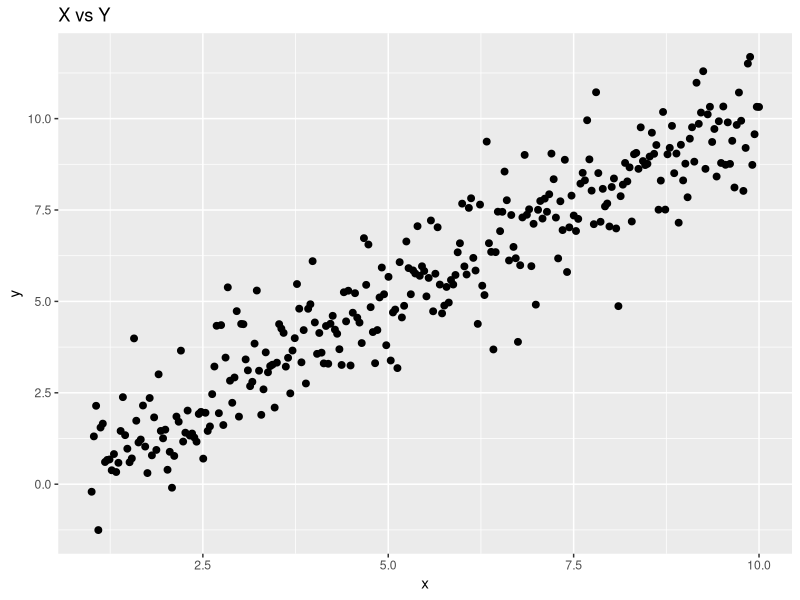
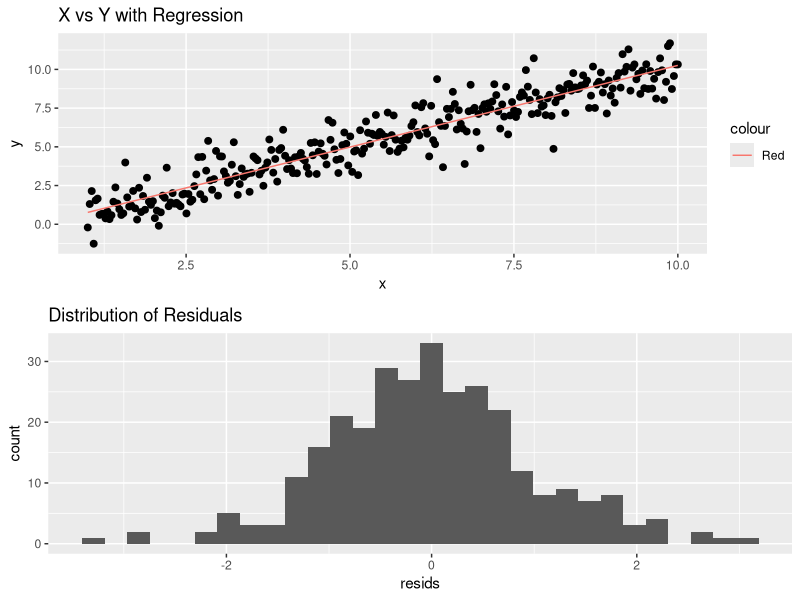
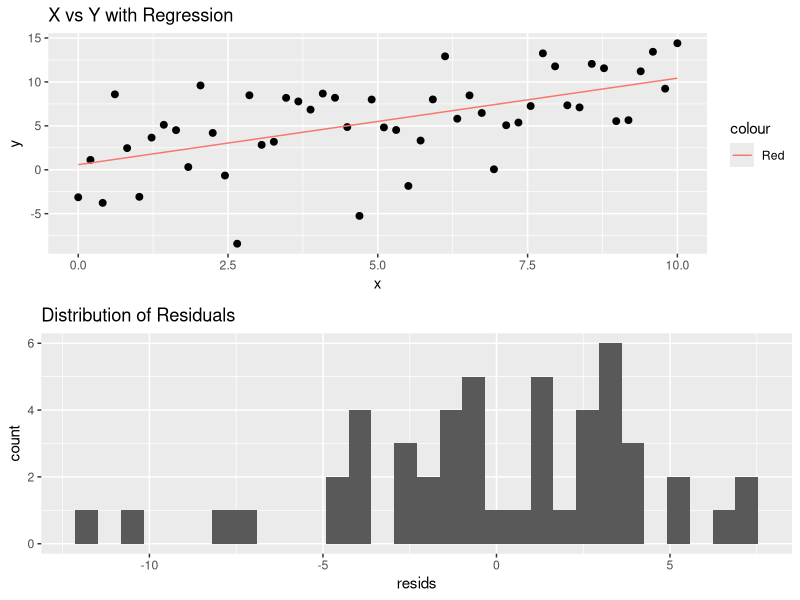
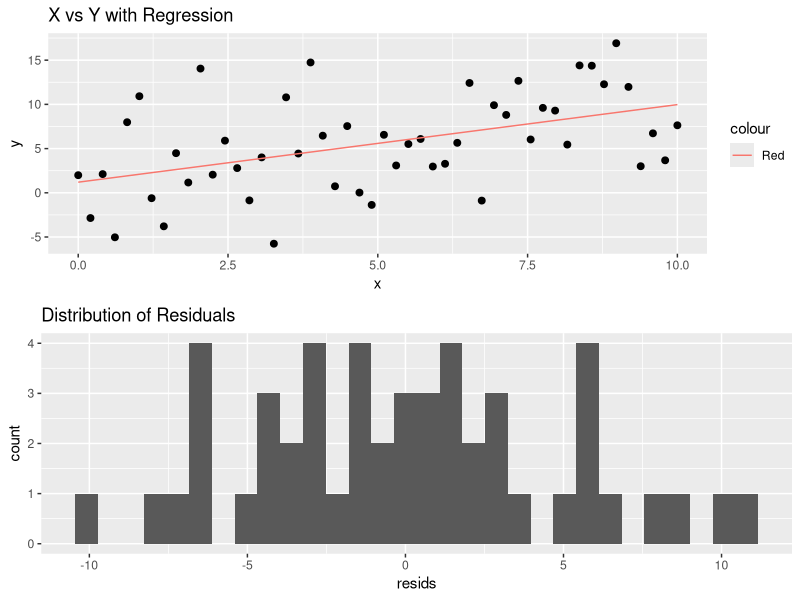
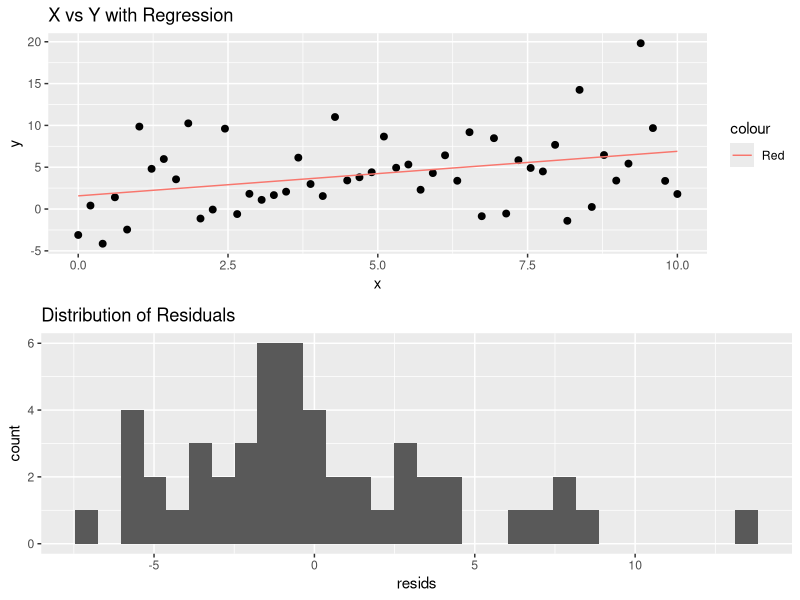
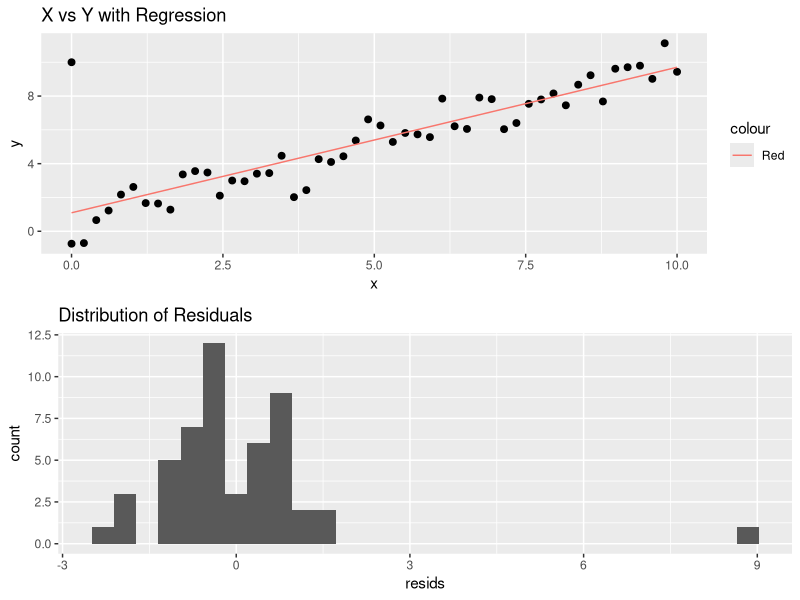
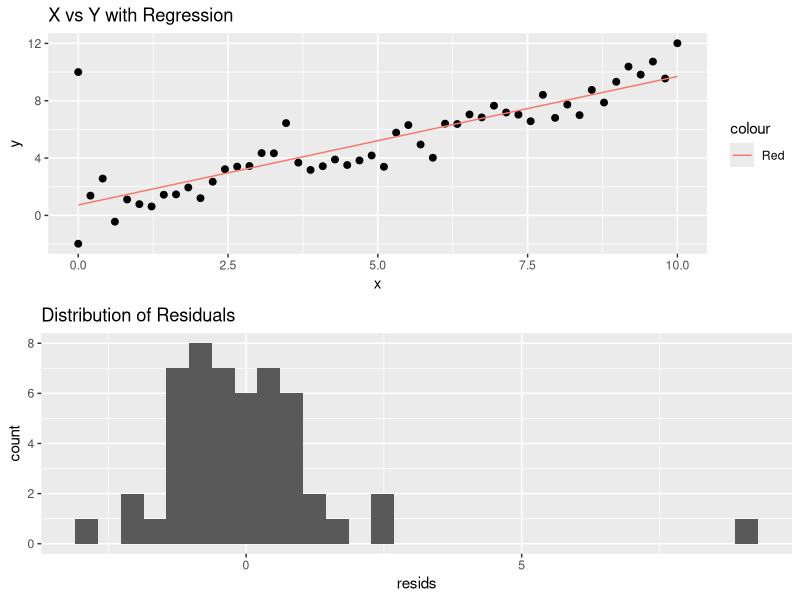
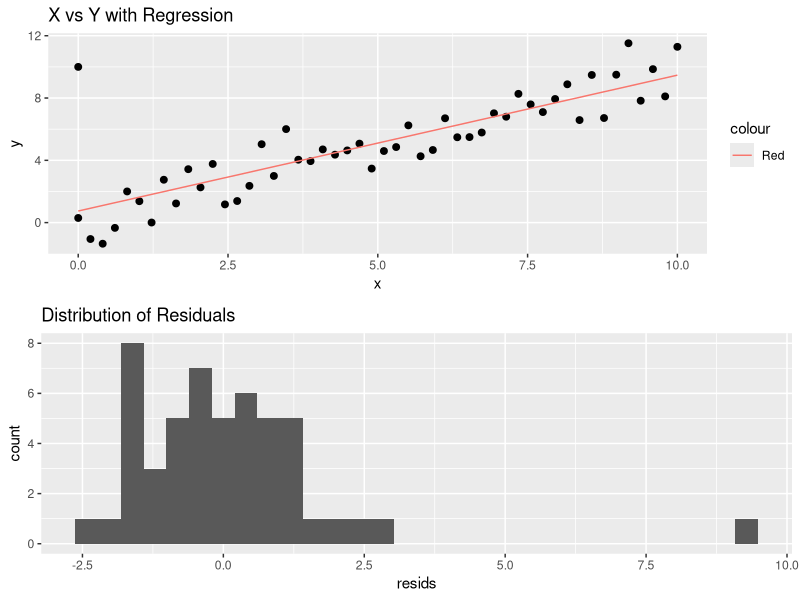

These charts were generated, in order, by the following R code:
## ---- chunk 1
knitr::opts_chunk$set(echo = TRUE)
## ---- chunk 2
set.seed(1234)
sim.reg.data <- function(x1, y1, x2, y2, n, sd){
  w <- rnorm(n, mean=0, sd=sd)
  data.frame(
            x = seq(from = x1, to = x2, length.out =n),
            y = seq(from = x1, to = x2, length.out = n) + w
  )
}

dat <- sim.reg.data(1, 1, 10, 10, 300, 1)
## ---- chunk 3
plot.data <- function(df){
  require(ggplot2)
  ggplot(df, aes(x, y)) + geom_point(size=2) + ggtitle("X vs Y")
}
plot.data(dat)
## ---- chunk 4
plot.reg <- function(df){
  require(ggplot2)
  require(gridExtra)
  mod <- lm(y ~ x, data = df)
  df$score <- predict(mod)
  df$resids <- df$y - df$score
  
  p1 <- ggplot(df, aes(x, y)) + geom_point(size=2) + geom_line((aes(x, score, color="Red"))) +
    ggtitle("X vs Y with Regression")
  
  p2 <- ggplot(df, aes(resids)) + geom_histogram() + ggtitle("Distribution of Residuals")
  
  grid.arrange(p1, p2, nrow=2)
  
  print(paste("Intercept = ", as.character(mod$coefficients[1])))
  print(paste("Slope = ", as.character(mod$coefficients[2])))
  
  SSE <- sqrt(sum(df$resids * df$resids))
  SSR <- sqrt(sum(df$y * df$y))
  n = nrow(df)
  adjR2 <- 1.0 - (SSE/SSR) * ((n-1)/(n-2))
  print(paste("Adjusted R^2 = ", as.character(adjR2)))
}
plot.reg(dat)
## ---- chunk 5
set.seed(1)
demo.reg <- function(){
  sd <- c(5, 10, 20)
  for( i in 1:3){
      regData <- sim.reg.data(0, 0, 10, 10, 50, sd[1])
      plot.reg(regData)
  }
}
demo.reg()
## ---- chunk 6
set.seed(4567)
sim.reg.outlier <- function(x1, y1, x2, y2, n, sd, ox, oy){
  w <- rnorm(n, mean=0, sd=sd)
  df <- data.frame(
            x = c(seq(from = x1, to = x2, length.out =n), ox),
            y = c((seq(from = x1, to = x2, length.out = n) + w), oy)
  )         
   df[order(df$x),]
}

demo.outlier <- function(){
  ox <- c(0, 0, 5)
  oy <- c(10, -10, 10)
  for(i in 1:3){
    regData <- sim.reg.outlier(0, 0, 10, 10, 50, 1, ox[1], oy[1])
    plot.reg(regData)
  }
}
demo.outlier()
